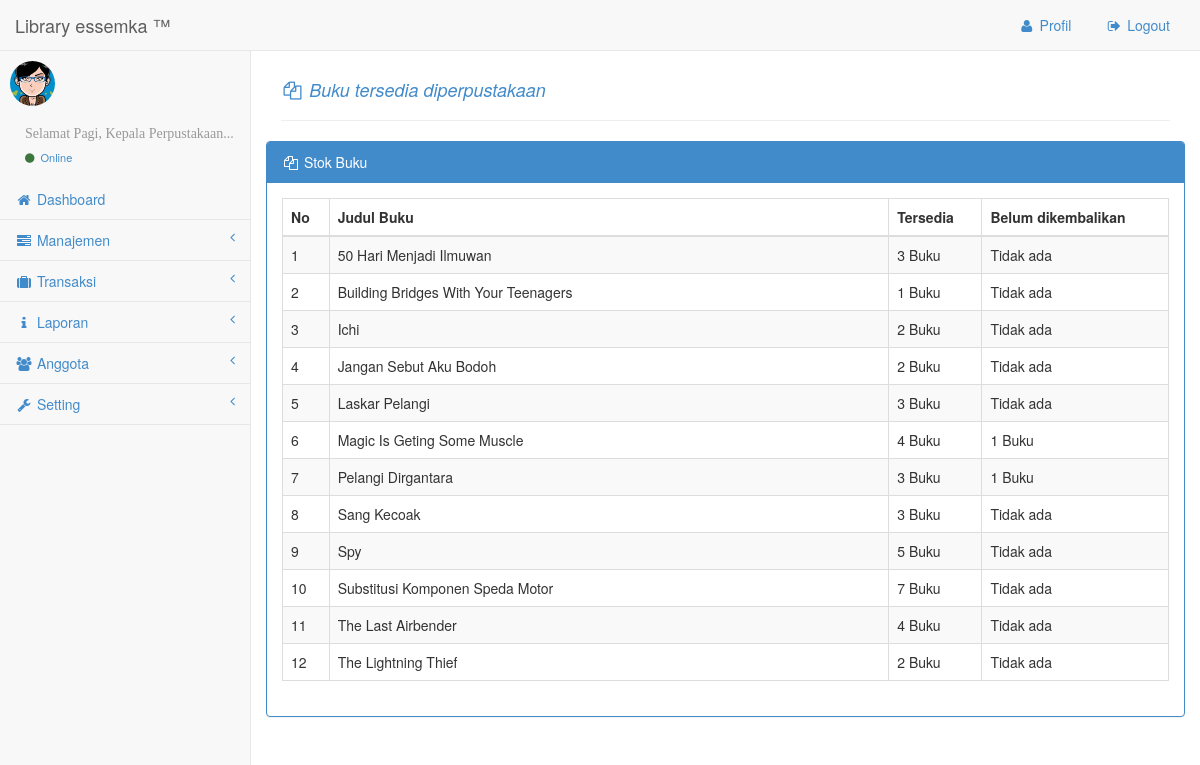
The app's page /administrator/media.php?module=stock (signed in) with its own data.
### tables this page shows
CREATE TABLE IF NOT EXISTS `buku` (
  `id_buku` int(5) NOT NULL AUTO_INCREMENT,
  `id_kategori` int(5) NOT NULL,
  `id_penerbit` int(5) NOT NULL,
  `judul` varchar(100) NOT NULL,
  `isbn` varchar(25) NOT NULL,
  `jumlah_buku` int(5) NOT NULL,
  `deskripsi` text NOT NULL,
  `penulis` varchar(50) NOT NULL,
  `jumlah_tempo` int(5) NOT NULL,
  `tgl_masuk` varchar(10) NOT NULL,
  `tahun_terbit` varchar(4) NOT NULL,
  `dipinjam` int(5) NOT NULL,
  `gambar` varchar(100) NOT NULL,
  PRIMARY KEY (`id_buku`)
);

### administrator/modul/mod_laporan/stock.php (the view, shortened to what this page needs)
<?php
 if (empty($_SESSION['username']) AND empty($_SESSION['passuser'])){
  echo "<link href='style.css' rel='stylesheet' type='text/css'>
 <center>Untuk mengakses modul, Anda harus login <br>";
  echo "<a href=../../index.php><b>LOGIN</b></a></center>";
}
else{
switch($_GET[act]){
  default:
   $tampil = mysql_query("SELECT * FROM buku WHERE jumlah_tempo !='0' ORDER BY judul");
    echo "<div class='row'><br />
 <div class='col-lg-12'>
 <h4><p class='text-primary'><em><i class='fa fa-files-o fa-fw'></i> Buku tersedia diperpustakaan </em></p></h4><hr>
 </div><br />
<div class='row'>
<div class='col-lg-12'>
<div class='panel panel-primary'>
<div class='panel-heading'>
 <i class='fa fa-files-o fa-fw'></i> Stok Buku
</div>
<div class='panel-body'>
<div class='table-responsive'>
 <table class='table table-striped table-bordered table-hover' id='dataTables-example'>
<thead>
                    <tr>
                    <th>No</th>
                    <th>Judul Buku</th>
                    <th>Tersedia</th>
                    <th>Belum dikembalikan</th>
                    </tr>
</thead>
<tbody>";
   $no=1;
    while ($r=mysql_fetch_array($tampil)){
       echo "<tr>
                 <td width='5%'>$no</td>
                 <td width='60%'>$r[judul]</td>
                 <td width='10%'>$r[jumlah_tempo] Buku</td>
                  <td width='20%'>";
        $a=$r[jumlah_buku]-$r[jumlah_tempo];
        	if ($a<=0) {
		echo "Tidak ada";
		}
		else {
		echo $a." Buku";
		}
          echo "</td>
		        </tr>";
              $no++;
    }
    echo "</tbody></table></div></div></div></div>";
    break;
}
}
?>

### administrator/css/sb-admin.css (style rules this page uses)
body { padding-top: 100px; background-color: #f8f8f8; }
@media (min-width:768px) { body { padding-top: 50px; } }

### records on screen
buku: judul "50 Hari Menjadi Ilmuwan", jumlah_tempo "3", jumlah_buku "Tidak ada"
buku: judul "Building Bridges With Your Teenagers", jumlah_tempo "1", jumlah_buku "Tidak ada"
buku: judul "Ichi", jumlah_tempo "2", jumlah_buku "Tidak ada"
buku: judul "Jangan Sebut Aku Bodoh", jumlah_tempo "2", jumlah_buku "Tidak ada"
buku: judul "Laskar Pelangi", jumlah_tempo "3", jumlah_buku "Tidak ada"
buku: judul "Magic Is Geting Some Muscle", jumlah_tempo "4", a "1"
buku: judul "Pelangi Dirgantara", jumlah_tempo "3", a "1"
buku: judul "Sang Kecoak", jumlah_tempo "3", jumlah_buku "Tidak ada"
buku: judul "Spy", jumlah_tempo "5", jumlah_buku "Tidak ada"
buku: judul "Substitusi Komponen Speda Motor", jumlah_tempo "7", jumlah_buku "Tidak ada"
buku: judul "The Last Airbender", jumlah_tempo "4", jumlah_buku "Tidak ada"
buku: judul "The Lightning Thief", jumlah_tempo "2", jumlah_buku "Tidak ada"
